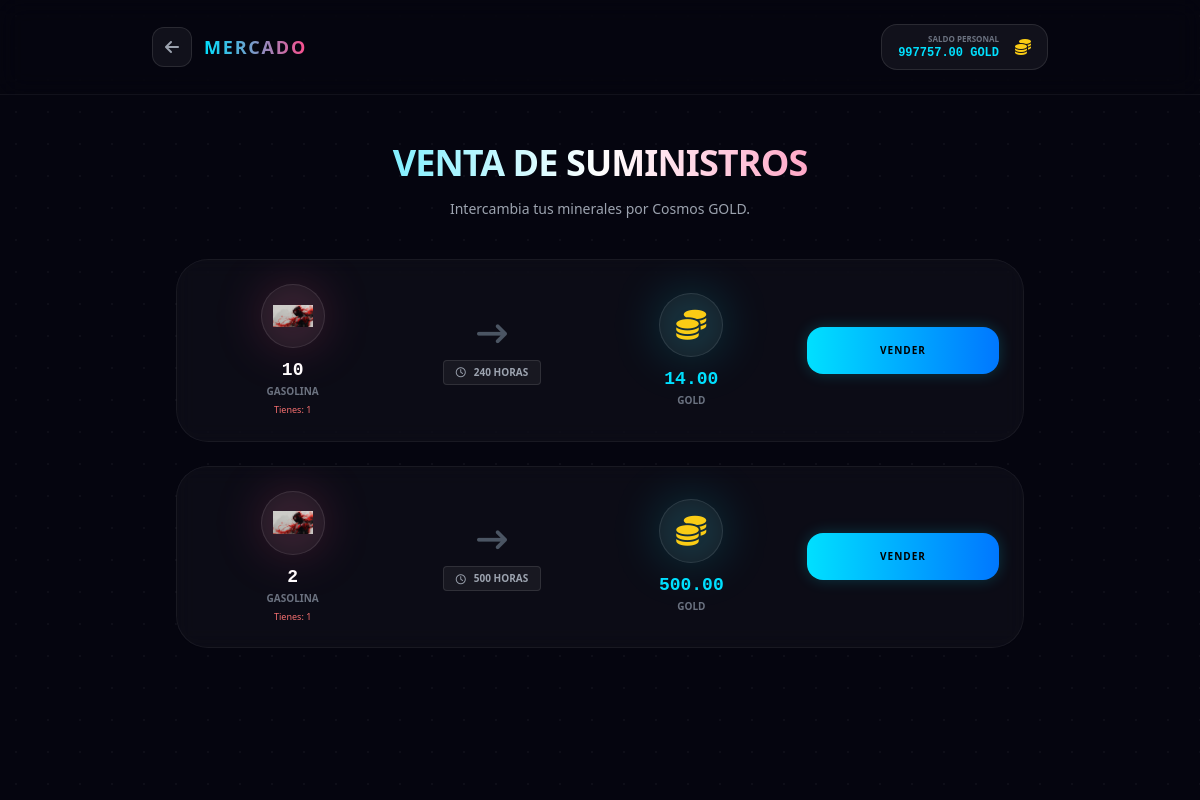
/trades/ (signed in), run on the app's committed database.
### game/models.py (models this page shows, shortened)
class Profile(models.Model):
    user = models.OneToOneField(settings.AUTH_USER_MODEL, on_delete=models.CASCADE)
    wallet_metamask_bsc = models.CharField(max_length=255,null=True,blank=True, unique=True)
    cosmos_gold = models.DecimalField(max_digits=12, decimal_places=2, default=Decimal('0.00'))
    black_gold = models.DecimalField(max_digits=12, decimal_places=2, default=Decimal('0.00'))
    points = models.IntegerField(default=0)
    alliance = models.ForeignKey('game.Alliance', on_delete=models.SET_NULL, null=True, blank=True, related_name='members_profiles')
    alliance_cooldown_until = models.DateTimeField(null=True, blank=True)
    created_at = models.DateTimeField(auto_now_add=True)

### game/models_trades.py (models this page shows, shortened)
class TradeOffer(models.Model):
    mineral = models.ForeignKey('game.Mineral', on_delete=models.CASCADE, related_name='trade_offers')
    mineral_qty = models.PositiveIntegerField(help_text="Cantidad de mineral requerida")
    gold_reward = models.DecimalField(max_digits=12, decimal_places=2, help_text="Recompensa en Cosmos Gold")
    duration_hours = models.PositiveIntegerField(default=360, help_text="Duración en horas (ej: 360 para 15 días)")
    is_active = models.BooleanField(default=True)
    created_at = models.DateTimeField(auto_now_add=True)

### game/models_planets.py (models this page shows, shortened)
class Mineral(models.Model):
    name = models.CharField(max_length=100)
    image = models.ImageField(upload_to="minerals/", null=True, blank=True)
    description = models.TextField(blank=True)
    gold_value = models.DecimalField(
        max_digits=12,
        decimal_places=2,
        default=Decimal('0.00'),
        help_text="Equivalencia en Cosmos Gold para 1 unidad de este mineral"
    )

### game/views_trades.py (the view)
# urls.py: path("trades/", trades_public_view, name="trades_public"),
@ensure_csrf_cookie
@login_required
def trades_public_view(request):
    active_trade = UserActiveTrade.objects.filter(user=request.user, is_claimed=False).first()
    inventory = {um.mineral_id: um.amount for um in UserMineral.objects.filter(user=request.user)}
    offers_list = []
    for offer in TradeOffer.objects.filter(is_active=True).order_by('duration_hours'):
        offer.user_qty = inventory.get(offer.mineral_id, 0)
        offers_list.append(offer)
    return render(request, "game/trades_public.html", {
        "offers": offers_list,
        "active_trade": active_trade,
        "now": timezone.now()
    })

### game/templates/game/trades_public.html (shortened to what this page needs)
<!DOCTYPE html>
<html lang="es">
<head>
  <script src="https://cdn.tailwindcss.com"></script>
  <link rel="stylesheet" href="https://cdnjs.cloudflare.com/ajax/libs/font-awesome/6.4.0/css/all.min.css">
</head>
<body class="min-h-screen bg-space text-white overflow-x-hidden relative pb-20">
  <div class="fixed inset-0 z-0 opacity-40">
    <div class="absolute inset-0 bg-[radial-gradient(circle,_rgba(255,255,255,0.1)_1px,_transparent_1px)] bg-[size:32px_32px]"></div>
  </div>
  <header class="relative z-10 px-6 py-6 border-b border-white/5 backdrop-blur-md">
    <div class="max-w-4xl mx-auto flex items-center justify-between">
      <a href="/home/" class="flex items-center gap-3 group">
        <div class="w-10 h-10 rounded-xl bg-white/5 flex items-center justify-center border border-white/10 group-hover:border-accent group-hover:bg-accent/10 transition-all">
          <i class="fas fa-arrow-left text-gray-400 group-hover:text-accent"></i>
        </div>
        <span class="font-extrabold tracking-widest text-lg bg-gradient-to-r from-accent to-pink bg-clip-text text-transparent uppercase tracking-tighter">Mercado</span>
      </a>
      <div class="flex items-center gap-4 bg-white/5 border border-white/10 px-4 py-2 rounded-2xl">
        <div class="text-right">
          <p class="text-[8px] uppercase text-gray-500 font-bold">Saldo Personal</p>
          <p id="userGold" class="text-xs font-mono font-black text-accent">{{ request.user.profile.cosmos_gold }} GOLD</p>
        </div>
        <i class="fas fa-coins text-yellow-400"></i>
      </div>
    </div>
  </header>
  <main class="relative z-10 max-w-4xl mx-auto px-6 mt-12">
    <div class="text-center mb-10">
      <h1 class="text-4xl font-black mb-4 bg-gradient-to-r from-accent via-white to-pink bg-clip-text text-transparent uppercase tracking-tight">
      </h1>
      <p class="text-gray-400 text-sm">Intercambia tus minerales por Cosmos GOLD.</p>
    </div>
    <div class="space-y-6">
      {% for offer in offers %}
      <div class="glass-card rounded-[32px] p-6 relative overflow-hidden flex flex-col md:flex-row items-center gap-6 transition-all {% if active_trade and active_trade.offer.id == offer.id %}active-trade{% endif %}">
        <div class="flex-1 w-full grid grid-cols-3 gap-4 items-center text-center">
            <div class="flex flex-col items-center">
                <div class="w-16 h-16 rounded-full bg-white/5 flex items-center justify-center border border-white/10 mb-2 relative group">
                    {% if offer.mineral.image %}
                    <img src="{{ offer.mineral.image.url }}" alt="{{ offer.mineral.name }}" class="w-10 h-10 object-contain relative z-10">
                    {% else %}
                    <i class="fas fa-gem text-2xl text-pink relative z-10"></i>
                    {% endif %}
                </div>
                <div class="font-mono font-black text-white text-lg">{{ offer.mineral_qty }}</div>
                <div class="text-[10px] text-gray-500 uppercase font-bold">{{ offer.mineral.name|truncatechars:15 }}</div>
                <div class="text-[9px] {% if offer.user_qty >= offer.mineral_qty %}text-green-400{% else %}text-red-400{% endif %} mt-1">
                    Tienes: {{ offer.user_qty }}
                </div>
            </div>
            <div class="flex flex-col items-center justify-center">
                <i class="fas fa-arrow-right-long text-3xl text-gray-600 mb-2 hidden md:block"></i>
                <div class="px-3 py-1 rounded bg-white/5 border border-white/10 text-[10px] font-bold text-gray-400 uppercase flex items-center gap-2">
                    <i class="far fa-clock"></i>
                    {{ offer.duration_hours }} horas
                </div>
            </div>
            <div class="flex flex-col items-center">
                <div class="w-16 h-16 rounded-full bg-white/5 flex items-center justify-center border border-white/10 mb-2 relative group">
                    <div class="absolute inset-0 bg-accent/20 rounded-full blur-xl group-hover:blur-2xl transition-all"></div>
                    <i class="fas fa-coins text-3xl text-yellow-400 relative z-10"></i>
                </div>
                <div class="font-mono font-black text-accent text-lg">{{ offer.gold_reward }}</div>
                <div class="text-[10px] text-gray-500 uppercase font-bold">GOLD</div>
            </div>
        </div>
        <div class="w-full md:w-48 flex flex-col justify-center items-center">
            {% if active_trade %}
                {% if active_trade.offer.id == offer.id %}
                    <div class="w-full text-center">
                        <div id="countdown-{{ active_trade.id }}" class="text-xl font-mono font-black text-white mb-2" data-end="{{ active_trade.end_time|date:'c' }}">
                            --:--:--
                        </div>
                        <button id="btn-claim" class="hidden w-full py-4 rounded-2xl bg-gradient-to-r from-green-400 to-emerald-600 text-black font-black uppercase text-[10px] tracking-widest hover:brightness-110 active:scale-[0.98] transition-all shadow-[0_0_15px_rgba(74,222,128,0.3)]" onclick="claimTrade('{{ active_trade.id }}')">
                            Reclamar Pago
                        </button>
                        <div id="msg-wait" class="text-[10px] text-accent mt-2 bg-accent/10 border border-accent/20 px-3 py-2 rounded-lg">
                            Venta en progreso...
                        </div>
                    </div>
                {% else %}
                    <button class="w-full py-4 rounded-2xl bg-white/5 text-gray-500 font-black uppercase text-[10px] tracking-widest cursor-not-allowed border border-white/5">
                        Bloqueado
                    </button>
                {% endif %}
            {% else %}
                <button class="w-full py-4 rounded-2xl bg-gradient-to-r from-accent to-blueglow text-black font-black uppercase text-[10px] tracking-widest hover:brightness-110 active:scale-[0.98] transition-all shadow-[0_0_15px_rgba(0,224,255,0.2)]" onclick="startTrade('{{ offer.id }}', '{{ offer.mineral.name }}', {{ offer.mineral_qty }}, {{ offer.gold_reward }})">
                    Vender
                </button>
            {% endif %}
        </div>
      </div>
      {% endfor %}
    </div>
  </main>
</body>
</html>

### game/templates/game/trades_public.html (style rules this page uses)
.glass-card { background: rgba(255, 255, 255, 0.03); backdrop-filter: blur(10px); border: 1px solid rgba(255, 255, 255, 0.05); }

### data on the page
TradeOffer: mineral.image (picture), mineral_qty "10", mineral.name "GASOLINA", user_qty "1", duration_hours "240", gold_reward "14.00"
TradeOffer: mineral.image (picture), mineral_qty "2", mineral.name "GASOLINA", user_qty "1", duration_hours "500", gold_reward "500.00"

### other printed values
{{ request.user.profile.cosmos_gold }} "997757.00"
